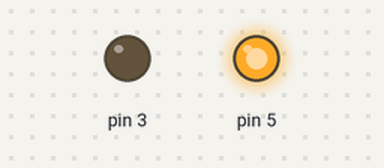
A sketch run on a simulated Arduino Uno, built with avr-gcc and run on an emulated ATmega328P. Shown: output pins drawn as LEDs (lit = HIGH).

Above: at 0.1 s.
Timing chart, 0 to 1.6 s (numbered marks = the images above):
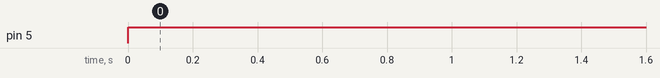

Measured:
- by itself, pin 5: LOW → HIGH at 0.00 s

The sketch:

checking_button.ino
```cpp
void setup() {
  // put your setup code here, to run once:
  // pinMode(13, INPUT_PULLUP);
  // pinMode(8, INPUT_PULLUP);
  pinMode(5, OUTPUT);
  pinMode(3, OUTPUT);
  Serial.begin(9600);
}

void loop() {
  // put your main code here, to run repeatedly:
  // int input1 = digitalRead(5);
  // int input2 = digitalRead(8);
  // Serial.println("switch 1 ");
  analogWrite(5, 255);
  // Serial.println(input1);
  // Serial.println("switch 2 ");
  // Serial.println(input2);
  // delay(1000);
}
```
